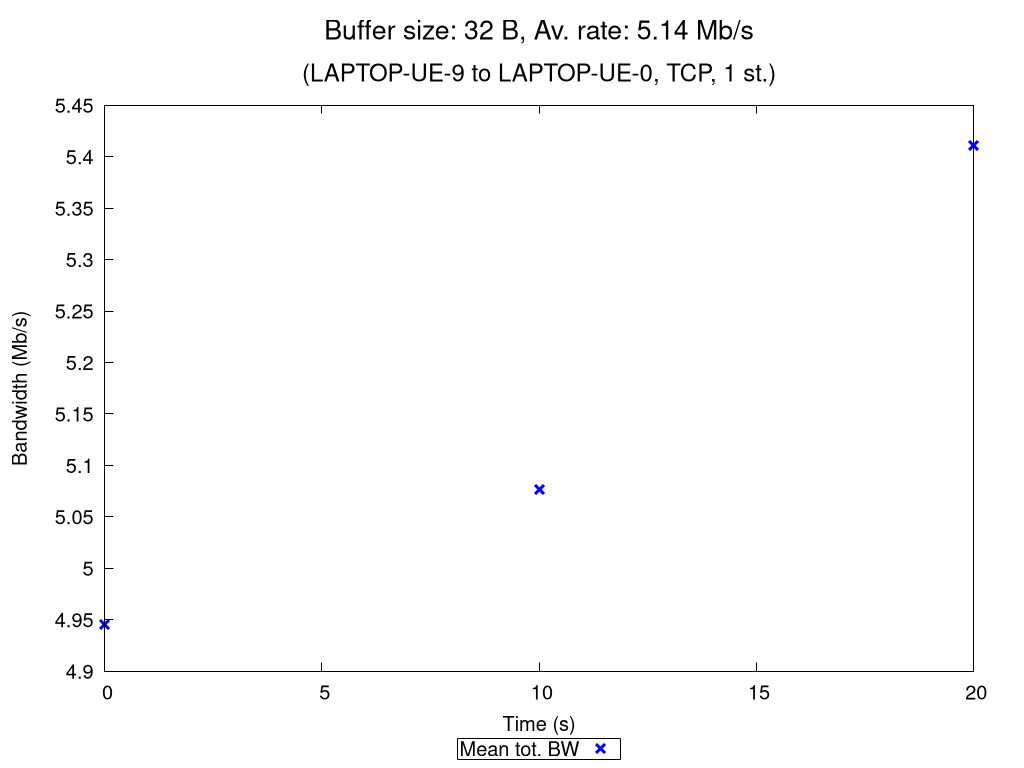

gnuplot code for this plot:
set terminal pngcairo nocrop enhanced size 1024,768 font "Verdana,15"
set output "TCP_1_st_2020_11_05_12-29-42_two2one_00032B.png"

set title "{/=20 Buffer size: 32 B, Av. rate: 5.14 Mb/s}\n\n{/=18 (LAPTOP-UE-9 to LAPTOP-UE-0, TCP, 1 st.)}"

set xlabel "Time (s)"
set ylabel "Bandwidth (Mb/s)"
set ytics nomirror
set key bmargin center horizontal box samplen 1 width -1
set bmargin 4.6
set rmargin 4.5

rf = 1000000.0  # rate factor
set style fill transparent solid 0.2 noborder
set autoscale xfix
plot "TCP_1_st_2020_11_05_12-29-42_two2one_00032B_iperf_processed.dat" using 1:($2/rf-$3/rf):($2/rf+$3/rf) with filledcurves lc rgb "blue" notitle, \
     "" using 1:($2/rf) with points pt 2 ps 1.5 lw 3 lc rgb "blue" title "Mean tot. BW", \
